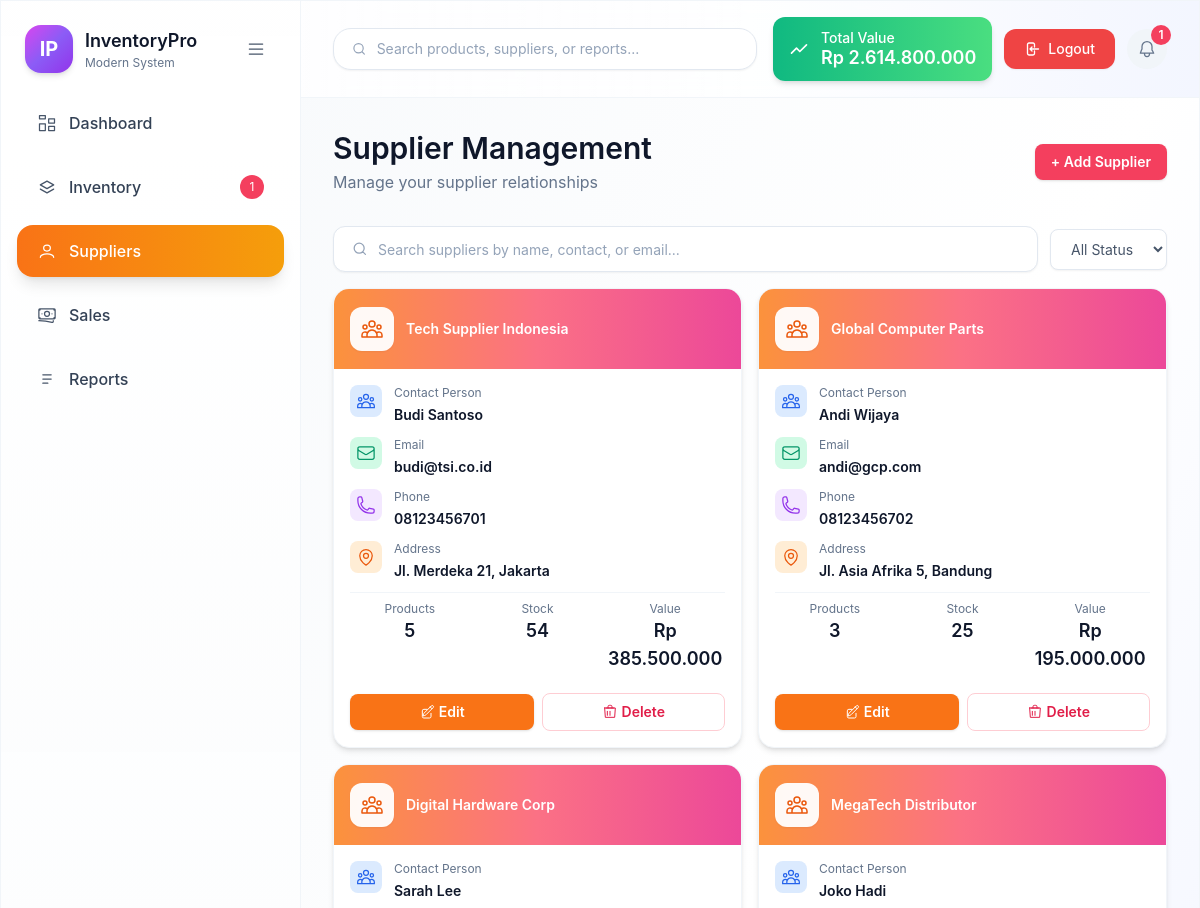
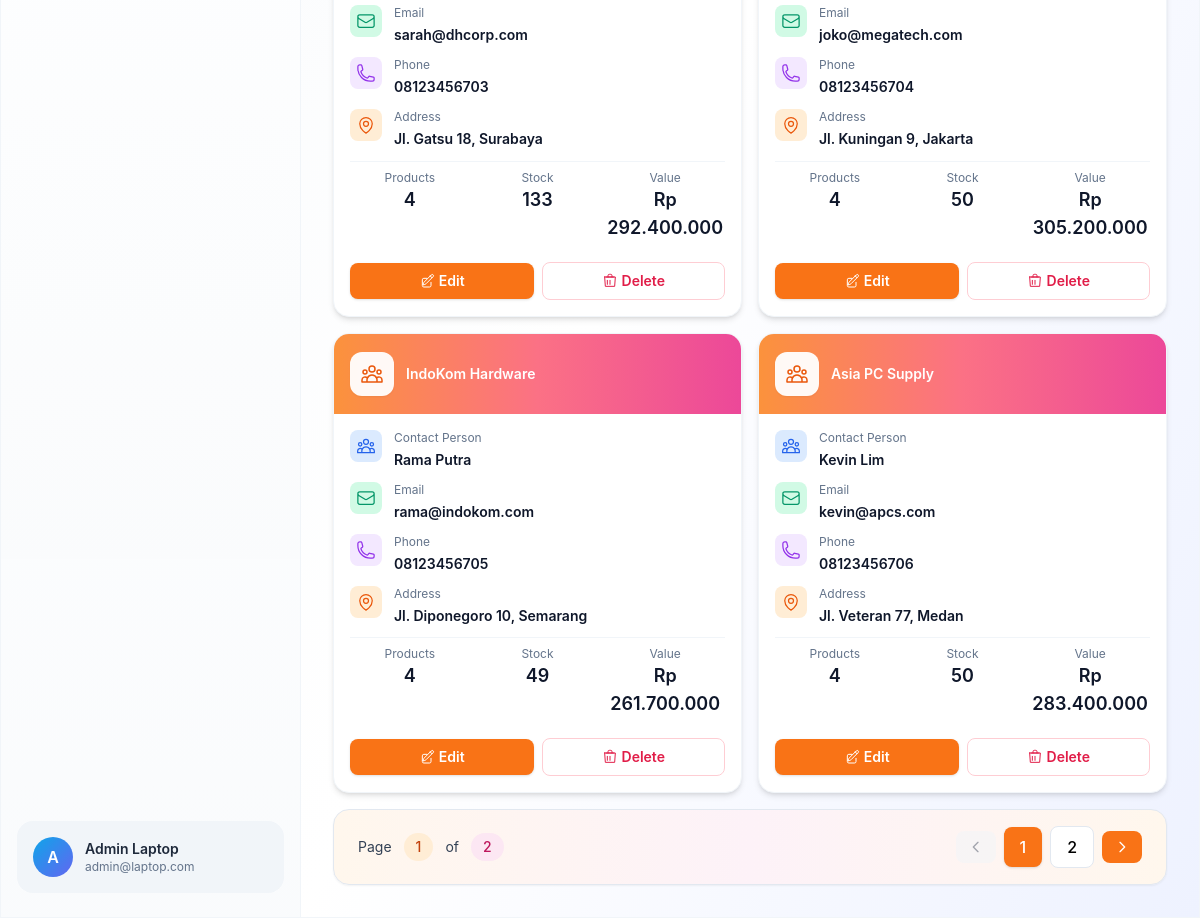
The page /index.php?page=suppliers (signed in) on the database its author committed (2 pictures, top to bottom).
### tables this page shows
CREATE TABLE `suppliers` (
  `id` int(10) UNSIGNED NOT NULL,
  `name` varchar(150) NOT NULL,
  `contact_name` varchar(100) DEFAULT NULL,
  `email` varchar(150) DEFAULT NULL,
  `phone` varchar(50) DEFAULT NULL,
  `address` text DEFAULT NULL,
  `city` varchar(80) DEFAULT NULL,
  `country` varchar(80) DEFAULT 'Indonesia',
  `status` enum('active','inactive') DEFAULT 'active',
  `created_at` timestamp NOT NULL DEFAULT current_timestamp()
);

### partials/content-suppliers.php (the view, shortened to what this page needs)
<?php
$pdo = getPdo();
$page = max(1, (int)($_GET['p'] ?? 1));
$perPage = 6;
$search = trim($_GET['search'] ?? '');
$statusFilter = $_GET['status'] ?? 'all';
$offset = ($page - 1) * $perPage;
$whereClause = '1=1';
$params = [];
$countQuery = "SELECT COUNT(*) FROM suppliers s WHERE $whereClause";
$countStmt = $pdo->prepare($countQuery);
$countStmt->execute($params);
$totalSuppliers = (int)$countStmt->fetchColumn();
$totalPages = max(1, ceil($totalSuppliers / $perPage));
$query = "
    SELECT s.*,
           COUNT(DISTINCT p.id) AS product_count,
           COALESCE(SUM(p.stock), 0) AS total_stock,
           COALESCE(SUM(p.price * p.stock), 0) AS total_value
    FROM suppliers s
    LEFT JOIN products p ON s.id = p.supplier_id
    WHERE $whereClause
    GROUP BY s.id
    ORDER BY s.created_at DESC
    LIMIT ? OFFSET ?
";
$stmt = $pdo->prepare($query);
$stmt->execute(array_merge($params, [$perPage, $offset]));
$suppliers = $stmt->fetchAll();
?>
<section class="flex flex-col gap-4">
  <div class="flex items-center justify-between mt-8">
    <div>
      <h1 class="text-3xl font-semibold text-slate-900">Supplier Management</h1>
      <p class="text-slate-500 mt-1">Manage your supplier relationships</p>
    </div>
    <button id="btnOpenSupplier" class="px-4 py-2 rounded-lg bg-rose-500 text-white text-sm font-semibold shadow hover:bg-rose-600">+ Add Supplier</button>
  </div>
  <div class="flex items-center gap-3 mt-4">
    <div class="flex-1 flex items-center gap-2 rounded-xl border border-slate-200 bg-white px-4 py-2.5 shadow-sm">
      <svg xmlns="http://www.w3.org/2000/svg" class="h-5 w-5 text-slate-400" fill="none" viewBox="0 0 24 24" stroke="currentColor">
        <path stroke-linecap="round" stroke-linejoin="round" stroke-width="1.5" d="m15.5 15.5 3 3M11 17a6 6 0 1 1 0-12 6 6 0 0 1 0 12Z" />
      </svg>
      <form method="GET" class="flex-1">
        <input type="text" name="search" value="<?php echo htmlspecialchars($search); ?>" placeholder="Search suppliers by name, contact, or email..." class="w-full bg-transparent text-sm text-slate-600 placeholder:text-slate-400 focus:outline-none">
      </form>
    </div>
    <select id="statusFilter" class="rounded-lg border border-slate-200 bg-white px-4 py-2.5 text-sm text-slate-600 shadow-sm">
      <option value="all" <?php echo $statusFilter === 'all' ? 'selected' : ''; ?>>All Status</option>
    </select>
  </div>
  <div class="grid gap-4 md:grid-cols-2 xl:grid-cols-3">
    <?php foreach ($suppliers as $sup): ?>
      <article class="rounded-2xl bg-white shadow-md border border-slate-100 overflow-hidden">
        <div class="relative h-20 bg-gradient-to-r from-orange-400 via-rose-400 to-pink-500 px-4 flex items-center gap-3">
          <div class="h-11 w-11 rounded-xl bg-white/95 text-orange-600 flex items-center justify-center shadow-sm">
          </div>
          <h3 class="text-sm font-semibold text-white flex-1"><?php echo htmlspecialchars($sup['name']); ?></h3>
        </div>
        <div class="px-4 py-4 flex flex-col gap-3">
          <div class="space-y-3 text-sm">
            <?php if ($sup['contact_name']): ?>
              <div class="flex items-start gap-3">
                <span class="inline-flex h-8 w-8 items-center justify-center rounded-lg bg-blue-100 text-blue-600 flex-shrink-0">
                </span>
                <div class="flex-1 min-w-0">
                  <p class="text-xs text-slate-500 mb-1">Contact Person</p>
                  <p class="text-sm font-semibold text-slate-900"><?php echo htmlspecialchars($sup['contact_name']); ?></p>
                </div>
              </div>
            <?php endif; ?>
            <?php if ($sup['email']): ?>
              <div class="flex items-start gap-3">
                <span class="inline-flex h-8 w-8 items-center justify-center rounded-lg bg-emerald-100 text-emerald-600 flex-shrink-0">
                </span>
                <div class="flex-1 min-w-0">
                  <p class="text-xs text-slate-500 mb-1">Email</p>
                  <p class="text-sm font-semibold text-slate-900 truncate"><?php echo htmlspecialchars($sup['email']); ?></p>
                </div>
              </div>
            <?php endif; ?>
            <?php if ($sup['phone']): ?>
              <div class="flex items-start gap-3">
                <span class="inline-flex h-8 w-8 items-center justify-center rounded-lg bg-purple-100 text-purple-600 flex-shrink-0">
                </span>
                <div class="flex-1 min-w-0">
                  <p class="text-xs text-slate-500 mb-1">Phone</p>
                  <p class="text-sm font-semibold text-slate-900"><?php echo htmlspecialchars($sup['phone']); ?></p>
                </div>
              </div>
            <?php endif; ?>
            <?php if ($sup['address'] || $sup['city']): ?>
              <div class="flex items-start gap-3">
                <span class="inline-flex h-8 w-8 items-center justify-center rounded-lg bg-orange-100 text-orange-600 flex-shrink-0">
                </span>
                <div class="flex-1 min-w-0">
                  <p class="text-xs text-slate-500 mb-1">Address</p>
                  <p class="text-sm font-semibold text-slate-900 leading-snug"><?php echo htmlspecialchars(trim(($sup['address'] ?: '') . ($sup['address'] && $sup['city'] ? ', ' : '') . ($sup['city'] ?: ''))); ?></p>
                </div>
              </div>
            <?php endif; ?>
          </div>
          <div class="grid grid-cols-3 gap-2 pt-2 border-t border-slate-100">
            <div class="text-center">
              <p class="text-xs text-slate-500">Products</p>
              <p class="text-lg font-semibold text-slate-900"><?php echo (int)$sup['product_count']; ?></p>
            </div>
            <div class="text-center">
              <p class="text-xs text-slate-500">Stock</p>
              <p class="text-lg font-semibold text-slate-900"><?php echo number_format((int)$sup['total_stock'], 0, ',', '.'); ?></p>
            </div>
            <div class="text-center">
              <p class="text-xs text-slate-500">Value</p>
              <p class="text-lg font-semibold text-slate-900">
                <?php echo 'Rp ' . number_format((float)$sup['total_value'], 0, ',', '.'); ?>
              </p>
            </div>
          </div>
          <div class="flex items-center gap-2 pt-2">
            <button onclick="openEditSupplier(<?php echo htmlspecialchars(json_encode($sup)); ?>)" class="flex-1 rounded-lg bg-orange-500 text-white text-sm font-semibold py-2 shadow hover:bg-orange-600 flex items-center justify-center gap-1">
              Edit
            </button>
            <form method="POST" class="flex-1">
              <button class="w-full rounded-lg border border-rose-200 text-rose-600 text-sm font-semibold py-2 bg-white hover:bg-rose-50 flex items-center justify-center gap-1" onclick="return confirm('Hapus supplier ini?')">
                <svg xmlns="http://www.w3.org/2000/svg" class="h-4 w-4" fill="none" viewBox="0 0 24 24" stroke="currentColor">
                  <path stroke-linecap="round" stroke-linejoin="round" stroke-width="1.5" d="M6 6h12M9 6V4a2 2 0 0 1 2-2h2a2 2 0 0 1 2 2v2m-7 5v6m4-6v6M4 6h16l-1 14H5L4 6Z" />
                </svg>
                Delete
              </button>
            </form>
          </div>
        </div>
      </article>
    <?php endforeach; ?>
  </div>
  <?php if ($totalPages > 1): ?>
    <div class="flex items-center justify-between rounded-2xl bg-gradient-to-r from-orange-50 via-pink-50 to-orange-50 px-6 py-4 border border-slate-200 shadow-sm">
      <div class="flex items-center gap-3 text-sm text-slate-700">
        <span>Page</span>
        <span class="px-3 py-1 rounded-full bg-orange-100 text-orange-700 font-medium"><?php echo $page; ?></span>
        <span>of</span>
        <span class="px-3 py-1 rounded-full bg-pink-100 text-pink-700 font-medium"><?php echo $totalPages; ?></span>
      </div>
      <div class="flex items-center gap-2">
        <a href="?page=suppliers&search=<?php echo urlencode($search); ?>&status=<?php echo urlencode($statusFilter); ?>&p=<?php echo max(1, $page - 1); ?>" class="px-3 py-2 rounded-lg bg-slate-100 text-slate-600 hover:bg-slate-200 <?php echo $page <= 1 ? 'opacity-50 cursor-not-allowed pointer-events-none' : ''; ?>">
          <svg xmlns="http://www.w3.org/2000/svg" class="h-4 w-4" fill="none" viewBox="0 0 24 24" stroke="currentColor">
            <path stroke-linecap="round" stroke-linejoin="round" stroke-width="2" d="M15 19l-7-7 7-7" />
          </svg>
        </a>
        <?php
          $startPage = max(1, $page - 1);
          $endPage = min($totalPages, $page + 1);
          for ($i = $startPage; $i <= $endPage; $i++):
        ?>
          <a href="?page=suppliers&search=<?php echo urlencode($search); ?>&status=<?php echo urlencode($statusFilter); ?>&p=<?php echo $i; ?>" class="px-4 py-2 rounded-lg <?php echo $i === $page ? 'bg-orange-500 text-white shadow' : 'bg-white border border-slate-200 hover:bg-slate-50'; ?> font-medium">
            <?php echo $i; ?>
          </a>
        <?php endfor; ?>
        <a href="?page=suppliers&search=<?php echo urlencode($search); ?>&status=<?php echo urlencode($statusFilter); ?>&p=<?php echo min($totalPages, $page + 1); ?>" class="px-3 py-2 rounded-lg bg-orange-500 text-white hover:bg-orange-600 <?php echo $page >= $totalPages ? 'opacity-50 cursor-not-allowed pointer-events-none' : ''; ?>">
          <svg xmlns="http://www.w3.org/2000/svg" class="h-4 w-4" fill="none" viewBox="0 0 24 24" stroke="currentColor">
            <path stroke-linecap="round" stroke-linejoin="round" stroke-width="2" d="M9 5l7 7-7 7" />
          </svg>
        </a>
      </div>
    </div>
  <?php endif; ?>
</section>

### index.php (style rules this page uses)
body { background: radial-gradient(circle at 15% 20%, #eef2ff 0, transparent 25%), radial-gradient(circle at 85% 10%, #e0f2fe 0, transparent 22%), radial-gradient(circle at 80% 80%, #ffe4f3 0, transparent 20%), #f1f5f9; font-family: "Inter", system-ui, -apple-system, sans-serif; }

### rows shown on the page
suppliers: name "Tech Supplier Indonesia", contact_name "Budi Santoso", email "budi@tsi.co.id", phone "08123456701", address+city "Jl. Merdeka 21, Jakarta", product_count "5", total_stock "54", total_value "385.500.000"
suppliers: name "Global Computer Parts", contact_name "Andi Wijaya", email "andi@gcp.com", phone "08123456702", address+city "Jl. Asia Afrika 5, Bandung", product_count "3", total_stock "25", total_value "195.000.000"
suppliers: name "Digital Hardware Corp", contact_name "Sarah Lee", email "sarah@dhcorp.com", phone "08123456703", address+city "Jl. Gatsu 18, Surabaya", product_count "4", total_stock "133", total_value "292.400.000"
suppliers: name "MegaTech Distributor", contact_name "Joko Hadi", email "joko@megatech.com", phone "08123456704", address+city "Jl. Kuningan 9, Jakarta", product_count "4", total_stock "50", total_value "305.200.000"
suppliers: name "IndoKom Hardware", contact_name "Rama Putra", email "rama@indokom.com", phone "08123456705", address+city "Jl. Diponegoro 10, Semarang", product_count "4", total_stock "49", total_value "261.700.000"
suppliers: name "Asia PC Supply", contact_name "Kevin Lim", email "kevin@apcs.com", phone "08123456706", address+city "Jl. Veteran 77, Medan", product_count "4", total_stock "50", total_value "283.400.000"

### other values the page prints
$item['label'] "Dashboard"
$item['label'] "Inventory"
$item['badge'] "1"
$item['label'] "Suppliers"
$item['label'] "Sales"
$item['label'] "Reports"
substr($_SESSION['user_name'], 0, 1) "A"
$_SESSION['user_name'] "Admin Laptop"
$_SESSION['user_email'] "admin@laptop.com"
$totalValue "2.614.800.000"
$totalNotifications "1"
$page "1"
$totalPages "2"
